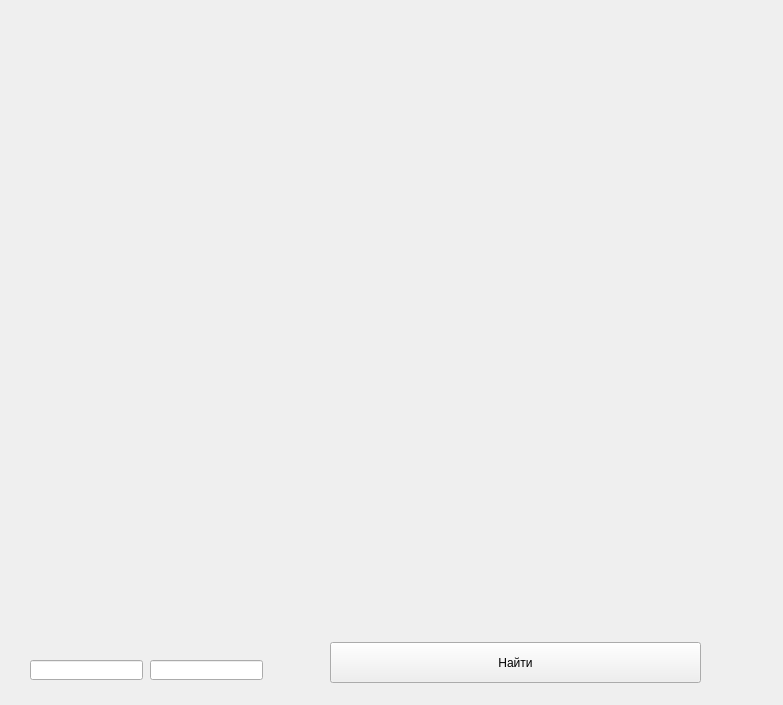
<?xml version="1.0" encoding="UTF-8"?>
<ui version="4.0">
 <class>MainWindow</class>
 <widget class="QMainWindow" name="MainWindow">
  <property name="geometry">
   <rect>
    <x>0</x>
    <y>0</y>
    <width>783</width>
    <height>705</height>
   </rect>
  </property>
  <property name="windowTitle">
   <string>MainWindow</string>
  </property>
  <widget class="QWidget" name="centralwidget">
   <widget class="QLabel" name="map">
    <property name="geometry">
     <rect>
      <x>50</x>
      <y>40</y>
      <width>461</width>
      <height>451</height>
     </rect>
    </property>
    <property name="text">
     <string/>
    </property>
   </widget>
   <widget class="QLineEdit" name="coord1">
    <property name="geometry">
     <rect>
      <x>30</x>
      <y>660</y>
      <width>113</width>
      <height>20</height>
     </rect>
    </property>
   </widget>
   <widget class="QLineEdit" name="coord2">
    <property name="geometry">
     <rect>
      <x>150</x>
      <y>660</y>
      <width>113</width>
      <height>20</height>
     </rect>
    </property>
   </widget>
   <widget class="QPushButton" name="start">
    <property name="geometry">
     <rect>
      <x>330</x>
      <y>642</y>
      <width>371</width>
      <height>41</height>
     </rect>
    </property>
    <property name="text">
     <string>Найти</string>
    </property>
   </widget>
  </widget>
 </widget>
 <resources/>
 <connections/>
</ui>
